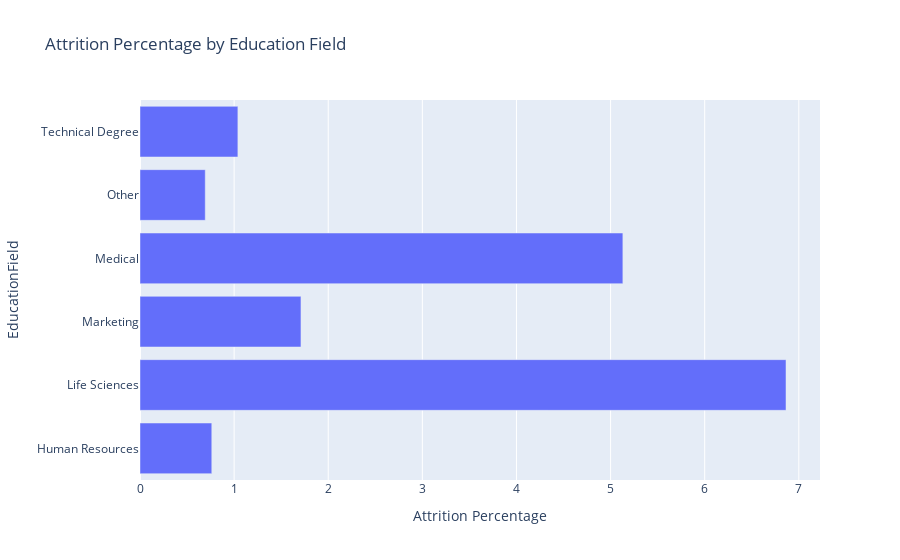

Notebook code for this chart:
### Markdown cell above
WHY DOES MEDICAL AND LIFE SCIENCES EDUCATION FIELD HAVE THE HIGHEST EDUCATION FIELD PERCENTAGE OF ATTRITION?

### Code cell
attrition_percentage = df_general_explo[df_general_explo['Attrition'] == 'Yes'].groupby('EducationField').size() / len(df_general_explo) * 100

percentage_df = pd.DataFrame({'EducationField': attrition_percentage.index, 'Attrition Percentage': attrition_percentage.values})

fig = px.bar(percentage_df, x='Attrition Percentage', y='EducationField', orientation='h', title='Attrition Percentage by Education Field', labels={'x':'Attrition Percentage', 'y':'Education Field'})
fig.show()

### Figure 1 — Plotly figure (JSON) as saved in the notebook; plotly's stock layout.template omitted (floating-point values rounded to 4 significant figures)
{"data": [{"alignmentgroup": "True", "hovertemplate": "Attrition Percentage=%{x}<br>EducationField=%{y}<extra></extra>", "legendgroup": "", "marker": {"color": "#636efa", "pattern": {"shape": ""}}, "name": "", "offsetgroup": "", "orientation": "h", "showlegend": false, "textposition": "auto", "type": "bar", "x": [0.7627, 6.864, 1.71, 5.131, 0.6933, 1.04], "xaxis": "x", "y": ["Human Resources", "Life Sciences", "Marketing", "Medical", "Other", "Technical Degree"], "yaxis": "y"}], "layout": {"barmode": "relative", "legend": {"tracegroupgap": 0}, "title": {"text": "Attrition Percentage by Education Field"}, "xaxis": {"anchor": "y", "domain": [0, 1], "title": {"text": "Attrition Percentage"}}, "yaxis": {"anchor": "x", "domain": [0, 1], "title": {"text": "EducationField"}}}}
